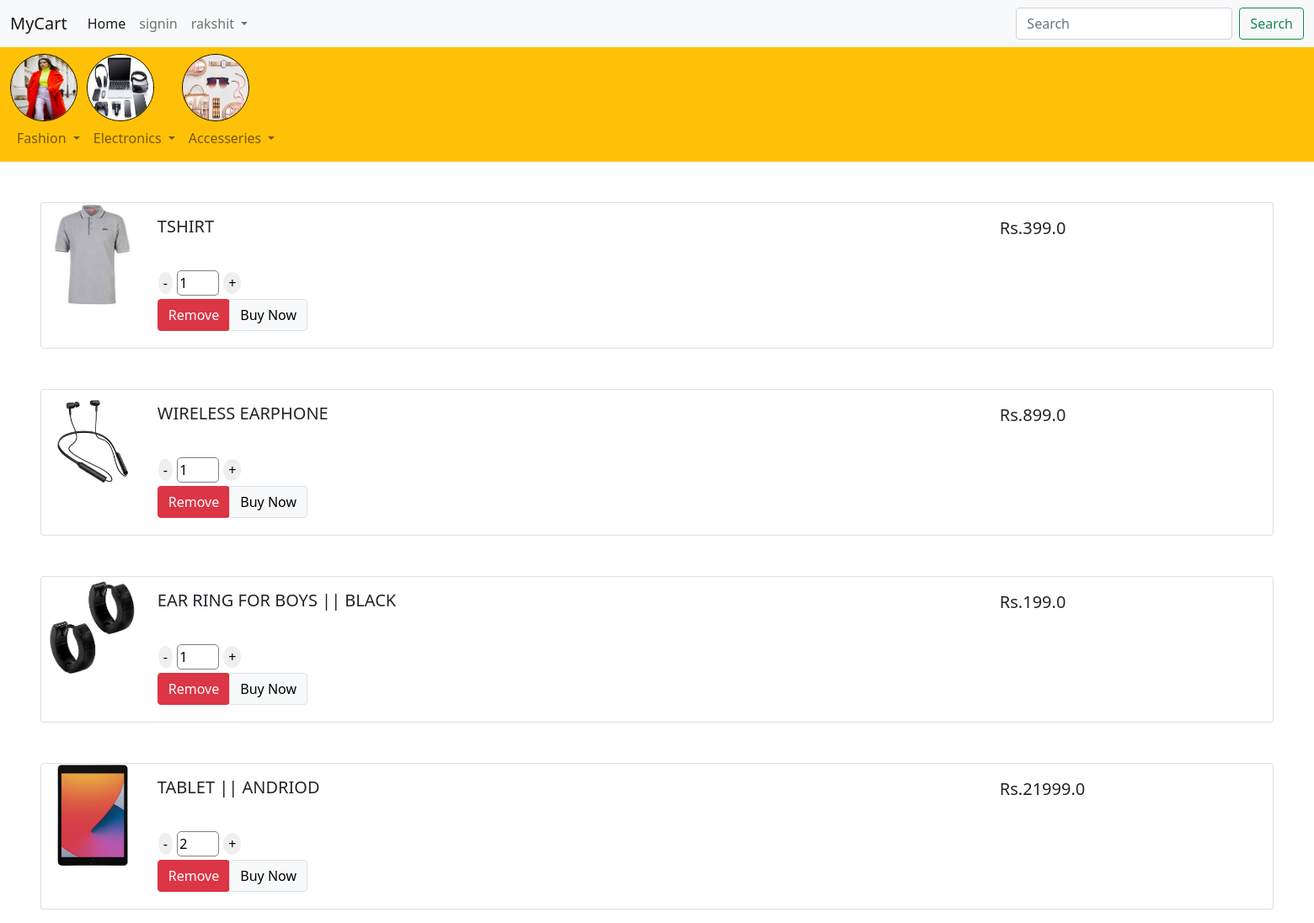
The app's page /cart/3 (signed in) with its own data.
### main/models.py (models this page shows, shortened)
class Cart(models.Model):
    user = models.ForeignKey(User,on_delete=models.CASCADE)
    item = models.ForeignKey(Product,on_delete=models.CASCADE)
    quantity = models.IntegerField(default=1)
    cart_on = models.DateField(default=timezone.now())

class Product(models.Model):
    catagery = (
        ('fashion','fashion'),
        ('electronics', 'electronics'),
        ('accessories', 'accessories')
    )
    sub_cat = (
        (
            catagery[0][0],(
                ('kids','kids'),
                ('womens','womens'),
                ('mens','mens'),
            )
        ),
            (
            catagery[1][0], (
            ('mobile', 'mobile'),
            ('laptop', 'laptop'),
            ('ipad', 'ipad'),
            ('power bank', 'power bank'),
        )
        ),
        (
            catagery[2][0], (
                ('earring', 'earring'),
                ('earphone', 'earphone'),
                ('watch', 'watch'),
                ('sunglass', 'sunglass'),
            )
        )
    )
    p_name = models.CharField(max_length=100)
    p_price = models.FloatField(default=0.0)
    p_disc = models.TextField()
    p_img = models.ImageField(upload_to='pics')
    p_cat = models.CharField(max_length=100,choices=catagery)
    p_sub_cat = models.CharField(max_length=100, choices=sub_cat,default='pant')
    p_specification = models.CharField(max_length=100,default="pant")

### main/views.py (the view)
# urls.py: path('cart/<int:p_id>',views.cart),
@login_required(redirect_field_name='/accounts/login')
def cart(request,p_id):
    request.session['id'] = p_id
    user = request.user
    get_product = Product.objects.filter(id=p_id)
    check_cart = Cart.objects.filter(user=user,item=get_product[0])
    if len(check_cart) == 0:
        create_cart_item = Cart.objects.create(user=user,item=get_product[0])
        create_cart_item.save()
    else:
        show_cart = Cart.objects.filter(user=user)
    get_cart_products = Cart.objects.filter(user=user)
    return render(request, 'cart.html', {'get_cart_products': get_cart_products[::-1]})

### templates/cart.html (shortened to what this page needs)
{% extends 'base.html' %}
{% block body %}
{% for cart_product in get_cart_products %}
<div class="card mb-3 m-5" style="max-width: 100vw;">
  <div class="row g-0">
    <div class="col-md-1">
      <img src="/media/{{ cart_product.item.p_img }}" class="img-fluid rounded-start" alt="...">
    </div>
    <div class="col-md-8">
      <div class="card-body">
        <h5 class="card-title">{{ cart_product.item.p_name }}</h5>
          <h5  id="price{{ cart_product.id }}" style="position:relative; left:1000px; bottom:30px;">Rs.{{ cart_product.item.p_price }}</h5>
          <div class="quantity">
        <a href="/dec_quantity/{{ cart_product.id }}/"><input class="btn1" id="btn1{{ cart_product.id }}" type="button" value="-" style="border-radius:50%; border:none; margin:1px;"></a>
        <input id="inp{{ cart_product.id }}" type="number" value="{{ cart_product.quantity }}" style="height: 30px; width: 50px; border-radius: 5px;border: 0.1px solid grey;">
        <a href="/inc_quantity/{{ cart_product.id }}/"><input class="btn1" id="btn2{{ cart_product.id }}" onclick="inc_price()" type="button" value="+" style="border-radius:50%; border:none; margin:1px;"></a>
    </div>
          <div class="btn-group" role="group" aria-label="Basic mixed styles example">
                  <a href="/remove_cart_item/{{ cart_product.id  }}/"><button type="button" class="btn btn-danger my-1">Remove</button></a>
                  <button type="button" class="btn btn-light border my-1">Buy Now</button>
          </div>
      </div>
    </div>
  </div>
</div>
{% endfor %}
{% endblock %}

### templates/base.html (shortened to what this page needs)
{% load static %}
<!doctype html>
<html lang="en">
  <head>
    <link href="https://cdn.jsdelivr.net/npm/bootstrap@5.0.2/dist/css/bootstrap.min.css" rel="stylesheet">
  </head>
  <body>
  <nav class="navbar navbar-expand-lg navbar-light bg-light mx-100">
  <div class="container-fluid">
    <a class="navbar-brand" href="#">MyCart</a>
    <div class="collapse navbar-collapse" id="navbarSupportedContent">
      <ul class="navbar-nav me-auto mb-2 mb-lg-0">
        <li class="nav-item">
          <a class="nav-link active" aria-current="page" href="/go_home/">Home</a>
        </li>
        <li class="nav-item">
          <a class="nav-link" href="/accounts/signin/">signin</a>
        </li>
        {% if user.is_authenticated %}
         <li class="nav-item dropdown">
          <a class="nav-link dropdown-toggle" href="#" id="navbarDropdown" role="button" data-bs-toggle="dropdown" aria-expanded="false">
            {{ user.username }}
          </a>
           {% else %}
        </li>
        <li class="nav-item">
          <a class="nav-link" href="/accounts/login/">Login</a>
        </li>
        {% endif %}
      </ul>
      <form class="d-flex" action="/search/" method="post">{% csrf_token %}
        <input class="form-control me-2" type="search" placeholder="Search" aria-label="Search" name="search">
        <button class="btn btn-outline-success" type="submit">Search</button>
      </form>
    </div>
  </div>
</nav>
<nav class="navbar navbar-expand-lg navbar-light bg-warning">
  <div class="container-fluid">
    <div class="collapse navbar-collapse" id="navbarNavDropdown">
      <ul class="navbar-nav">
        <li class="nav-item dropdown">
          <img src="{% static 'images/fash.jpeg' %}" class="circle">
          <a class="nav-link dropdown-toggle" href="#" id="navbarDropdownMenuLink1" role="button" data-bs-toggle="dropdown" aria-expanded="false">
            Fashion
          </a>
        </li>
        <li class="nav-item dropdown">
          <img src="{% static 'images/elec.jpeg' %}" class="circle">
          <a class="nav-link dropdown-toggle" href="#" id="navbarDropdownMenuLink2" role="button" data-bs-toggle="dropdown" aria-expanded="false">
            Electronics
          </a>
        </li>
        <li class="nav-item dropdown">
          <img src="{% static 'images/acc.jpeg' %}" class="circle">
          <a class="nav-link dropdown-toggle" href="#" id="navbarDropdownMenuLink3" role="button" data-bs-toggle="dropdown" aria-expanded="false">
            Accesseries
          </a>
        </li>
      </ul>
    </div>
  </div>
</nav>
  {% block body %}
    {% endblock %}
  </body>
</html>

### records on screen
Cart: item.p_img (picture), item.p_name "WIRELESS EARPHONE", item.p_price "899.0", quantity "1"
Cart: item.p_img (picture), item.p_name "EAR RING FOR BOYS || BLACK", item.p_price "199.0", quantity "1"
Cart: item.p_img (picture), item.p_name "TABLET || ANDRIOD", item.p_price "21999.0", quantity "2"

### other values on screen
{{ user.username }} "rakshit"
